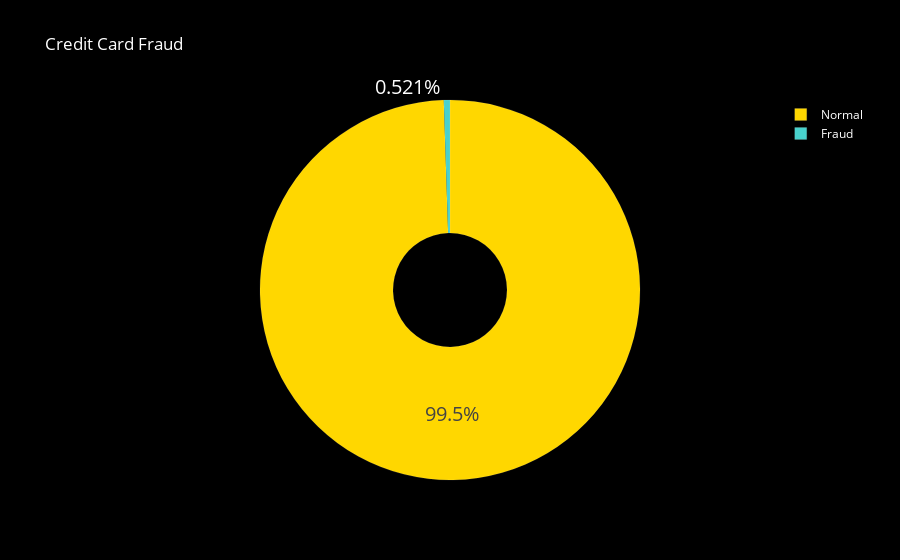

This figure's notebook cell:
### Markdown cell above
Display fraud and legitimate transactions proportion

The colors variable is a list of two colors, 'gold' and 'mediumturquoise', that will be used to color the pie chart slices.
The labels variable is a list of two labels, 'Normal' and 'Fraud', that will be used to label the pie chart slices.
The values variable is created by counting the number of occurrences of each class in the Class column of the card_Traindata DataFrame and dividing it by the total number of rows in the DataFrame. This gives us the proportion of each class in the dataset.

The go.Figure() method creates a new figure with the specified data and layout.
data is a list containing a single go.Pie() trace that will be plotted on the figure. The Pie trace specifies the labels, values, and hole properties. The hole property specifies the size of the inner hole of the pie chart.

The update_traces() method is used to modify the properties of the trace(s) in the figure.
hoverinfo and textinfo specify the text that appears when you hover over and click on the pie chart slices, respectively.
textfont_size specifies the font size of the text that appears on the pie chart slices.
marker is a dictionary that specifies the color and border properties of the pie chart slices.

The update_layout() method is used to modify the layout of the figure.
title_text specifies the title of the figure.
title_font_color specifies the color of the title text.
legend_title_font_color specifies the color of the legend title.
paper_bgcolor and plot_bgcolor specify the background color of the paper (i.e., the space outside the plot area) and the plot area, respectively.
font_color specifies the color of the font used in the plot.

Finally, fig.show() displays the figure.

### Code cell
colors = ['gold', 'mediumturquoise']
labels = ['Normal','Fraud']
values = data['is_fraud'].value_counts()/data['is_fraud'].shape[0]
fig = go.Figure(data=[go.Pie(labels = labels,
                             values=values,hole=.3)])
fig.update_traces(hoverinfo='label+percent', textinfo='percent', textfont_size=20,
                  marker=dict(colors=colors, line=dict(color='white', width=0.1)))
fig.update_layout(
    title_text="Credit Card Fraud",
    title_font_color="white",
    legend_title_font_color="yellow",
    paper_bgcolor="black",
    plot_bgcolor='black',
    font_color="white",
)
fig.show()

### Figure 1 — Plotly figure (JSON) as saved in the notebook; plotly's stock layout.template omitted (floating-point values rounded to 4 significant figures)
{"data": [{"hole": 0.3, "hoverinfo": "label+percent", "labels": ["Normal", "Fraud"], "marker": {"colors": ["gold", "mediumturquoise"], "line": {"color": "white", "width": 0.1}}, "textfont": {"size": 20}, "textinfo": "percent", "type": "pie", "values": [0.9948, 0.00521]}], "layout": {"font": {"color": "white"}, "legend": {"title": {"font": {"color": "yellow"}}}, "paper_bgcolor": "black", "plot_bgcolor": "black", "title": {"font": {"color": "white"}, "text": "Credit Card Fraud"}}}
